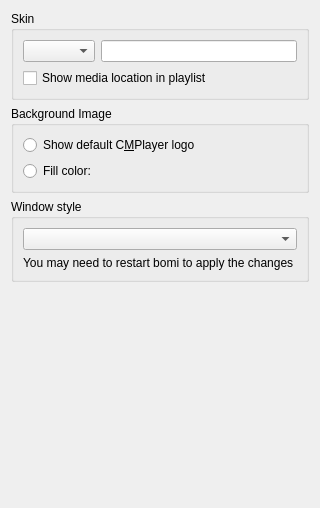
       <widget class="QWidget" name="skin_style">
        <layout class="QVBoxLayout" name="verticalLayout_40">
         <item>
          <widget class="QGroupBox" name="groupBox_4">
           <property name="title">
            <string>Skin</string>
           </property>
           <layout class="QVBoxLayout" name="verticalLayout_31">
            <item>
             <layout class="QHBoxLayout" name="horizontalLayout_7">
              <item>
               <widget class="DataComboBox" name="skin_name"/>
              </item>
              <item>
               <widget class="QLineEdit" name="skin_path">
                <property name="readOnly">
                 <bool>true</bool>
                </property>
               </widget>
              </item>
             </layout>
            </item>
            <item>
             <widget class="PlaylistThemeWidget" name="playlist_theme">
              <property name="text">
               <string>Show media location in playlist</string>
              </property>
             </widget>
            </item>
           </layout>
          </widget>
         </item>
         <item>
          <widget class="QGroupBox" name="groupBox_22">
           <property name="title">
            <string>Background Image</string>
           </property>
           <layout class="QVBoxLayout" name="verticalLayout_30">
            <item>
             <widget class="QRadioButton" name="show_logo">
              <property name="text">
               <string>Show default C&amp;MPlayer logo</string>
              </property>
             </widget>
            </item>
            <item>
             <layout class="QHBoxLayout" name="horizontalLayout_18">
              <item>
               <widget class="QRadioButton" name="fill_bg_color">
                <property name="text">
                 <string>Fill color:</string>
                </property>
               </widget>
              </item>
              <item>
               <widget class="ColorSelectWidget" name="bg_color" native="true">
                <property name="minimumSize">
                 <size>
                  <width>5</width>
                  <height>0</height>
                 </size>
                </property>
               </widget>
              </item>
              <item>
               <spacer name="horizontalSpacer_16">
                <property name="orientation">
                 <enum>Qt::Horizontal</enum>
                </property>
                <property name="sizeHint" stdset="0">
                 <size>
                  <width>40</width>
                  <height>20</height>
                 </size>
                </property>
               </spacer>
              </item>
             </layout>
            </item>
           </layout>
          </widget>
         </item>
         <item>
          <widget class="QGroupBox" name="groupBox_16">
           <property name="title">
            <string>Window style</string>
           </property>
           <layout class="QVBoxLayout" name="verticalLayout_20">
            <item>
             <widget class="DataComboBox" name="window_style"/>
            </item>
            <item>
             <widget class="QLabel" name="label_27">
              <property name="text">
               <string>You may need to restart bomi to apply the changes </string>
              </property>
             </widget>
            </item>
           </layout>
          </widget>
         </item>
         <item>
          <spacer name="verticalSpacer_13">
           <property name="orientation">
            <enum>Qt::Vertical</enum>
           </property>
           <property name="sizeHint" stdset="0">
            <size>
             <width>20</width>
             <height>215</height>
            </size>
           </property>
          </spacer>
         </item>
        </layout>
       </widget>
